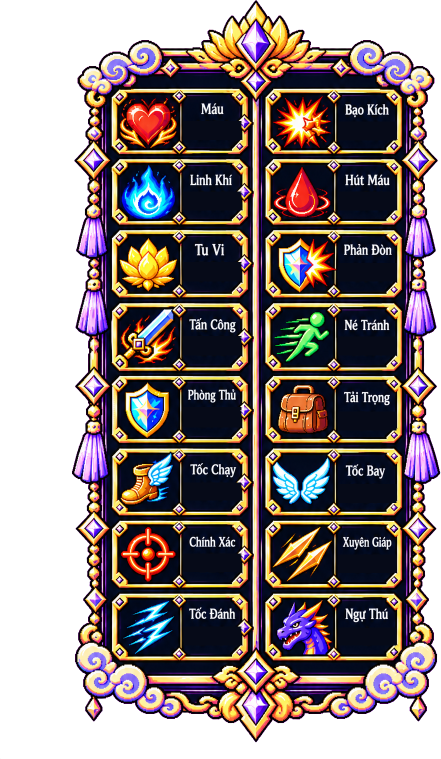
#> input picture assets/ui/frames/chi-so-day-du.png, 881 x 1518 px, found by its file name (shown at 1/2 size)
$ python stats_ui.py
#> lines starting #> are read from the running program, lines starting #| are printed output that depends on the picture
### tools/ui_slice.py
"""Tách nền và cắt tấm UI thành từng mảnh.

Dùng: python3 -I tools/ui_slice.py <ảnh nguồn> <thư mục ra> [--bg magenta|black]
- magenta: xoá nền hồng toàn ảnh, làm mềm viền và khử ám hồng ở mép.
- black: chỉ xoá vùng đen nối với mép ảnh (giữ phần tối bên trong khung).
Mỗi mảnh liền nhau thành một file PNG, nén bảng màu (giữ trong suốt), kèm manifest.json.
"""
import json
import sys
from pathlib import Path

import numpy as np
from PIL import Image
from scipy import ndimage

MIN_AREA = 150  # bỏ vụn nhỏ hơn số điểm ảnh này


def key_magenta(rgb):
    r, g, b = (rgb[..., i].astype(np.float32) for i in range(3))
    # "độ hồng": hồng thuần (250,3,252) ≈ 248; nét vẽ ≈ 0 hoặc âm
    m = np.minimum(r, b) - g
    alpha = np.clip((210 - m) / (210 - 110), 0, 1)  # m>=210 trong suốt, m<=110 đặc
    # khử ám hồng ở mép: tách màu nền ra khỏi điểm ảnh lẫn (obs = a*fg + (1-a)*nền)
    bgc = np.array([250, 3, 251], np.float32)
    a = np.maximum(alpha, 0.05)[..., None]
    fg = (rgb.astype(np.float32) - (1 - a) * bgc) / a
    out = np.where(alpha[..., None] < 1, fg, rgb.astype(np.float32))
    return out.clip(0, 255).astype(np.uint8), (alpha * 255).astype(np.uint8)


# [36 lines left out: functions key_black, slice_sheet, not called in this run]


# [5 lines that do not run on import are left out]

### tools/stats_ui.py
"""Bảng chỉ số của chủ dự án → khung dùng trong game.

Vào:  assets/ui/_source/chi-so-gon.png (thanh gọn 2 ô + ▲▼), chi-so-day-du.png (bảng đầy đủ 16 chỉ số)
Ra:   frames/chi-so-gon.png       — xoá kiếm/khiên + số trong 2 ô (game tự vẽ biểu tượng + số)
      frames/chi-so-day-du.png    — xoá số mẫu, giữ biểu tượng + tên chỉ số
      icons/cs-<id>.png           — 16 biểu tượng chỉ số (cắt từ bảng đầy đủ)
In ra toạ độ (theo ảnh đã cắt) để dán vào src/ui/stats.js.
"""
import sys

import numpy as np
from PIL import Image

sys.path.insert(0, 'tools')
from ui_slice import key_magenta  # noqa: E402

BG = (6, 10, 24)
# bảng đầy đủ: (id, cột, hàng) theo thứ tự trên ảnh
STATS = [
    ('mau', 0, 0), ('linh-khi', 0, 1), ('tu-vi', 0, 2), ('tan-cong', 0, 3),
    ('phong-thu', 0, 4), ('toc-chay', 0, 5), ('chinh-xac', 0, 6), ('toc-danh', 0, 7),
    ('bao-kich', 1, 0), ('hut-mau', 1, 1), ('phan-don', 1, 2), ('ne-tranh', 1, 3),
    ('tai-trong', 1, 4), ('toc-bay', 1, 5), ('xuyen-giap', 1, 6), ('ngu-thu', 1, 7),
]
NUM_Y = [[(264, 293), (405, 434), (546, 576), (694, 724), (836, 868), (987, 1014), (1129, 1157), (1275, 1304)],
         [(265, 294), (405, 434), (548, 576), (695, 724), (845, 874), (990, 1019), (1131, 1159), (1277, 1304)]]
TEXT_X = [(367, 483), (677, 793)]   # lòng ô chữ mỗi cột
ICON_X = [(232, 356), (542, 666)]   # ô biểu tượng mỗi cột
GON_SLOTS = [(346, 282, 657, 595), (346, 660, 658, 960)]  # lòng 2 ô thanh gọn
GON_ARROWS = [(360, 1075, 490, 1200), (359, 1243, 489, 1365)]


def cut(rgb, alpha):
    img = Image.fromarray(np.dstack([rgb, alpha]), 'RGBA')
    box = Image.fromarray(np.where(alpha > 40, 255, 0).astype(np.uint8)).getbbox()
    return img.crop(box), box


def main():
    # --- bảng đầy đủ ---
    full = np.array(Image.open('assets/ui/_source/chi-so-day-du.png').convert('RGB'))
    rgb, alpha = key_magenta(full)
    for sid, col, row in STATS:
        y0, y1 = NUM_Y[col][row]
        x0, x1 = TEXT_X[col]
        ix0, ix1 = ICON_X[col]
        iy0 = y0 - 66
        k = 13  # bỏ viền ô + ngọc góc, chỉ lấy hình biểu tượng
        Image.fromarray(full[iy0 + k:iy0 + 124 - k, ix0 + k:ix1 - k]).save(f'assets/ui/icons/cs-{sid}.png', optimize=True)
        rgb[y0 - 4:y1 + 5, x0:x1] = BG
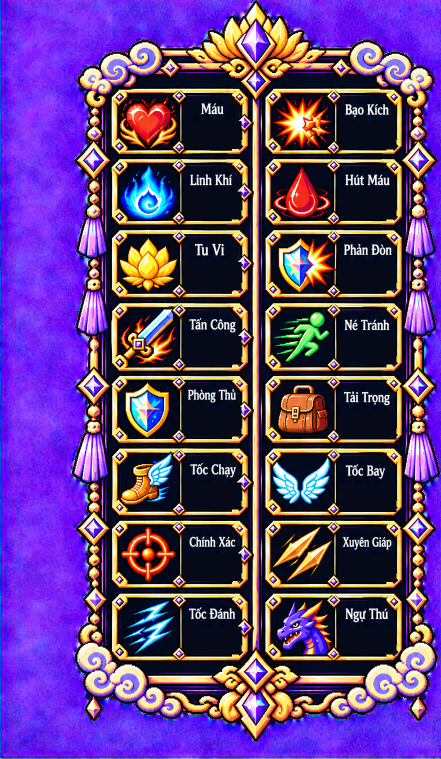
#> rgb: shape (1518, 881, 3) (shown at 1/2 size); mean R, G, B 97.9, 63.5, 125.6
    img, box = cut(rgb, alpha)
#> in cut, `box = Image.fromarray(np.where(alpha > 40, 255, 0).astype(np.uint8)).g..`: box = (0, 0, 881, 1518)
#> box = (0, 0, 881, 1518)
    img.save('assets/ui/frames/chi-so-day-du.png', optimize=True); img.save('assets/ui/frames/chi-so-day-du.webp', 'WEBP', quality=88, method=6)  # game dùng webp
    ox, oy = box[:2]
#> ox = 0; oy = 0
    print('day-du', img.size, 'so (cx, cy) theo hàng:')
#| day-du (881, 1518) so (cx, cy) theo hàng:
    for col in (0, 1):
        print('  cot', col, [((TEXT_X[col][0] + TEXT_X[col][1]) // 2 - ox, (a + b) // 2 - oy) for a, b in NUM_Y[col]])
#> this loop made 2 passes
#|   cot 0 [(425, 278), (425, 419), (425, 561), (425, 709), (425, 852), (425, 1000), (425, 1143), (425, 1289)]
#|   cot 1 [(735, 279), (735, 419), (735, 562), (735, 709), (735, 859), (735, 1004), (735, 1145), (735, 1290)]
    # --- thanh gọn ---
    gon = np.array(Image.open('assets/ui/_source/chi-so-gon.png').convert('RGB'))
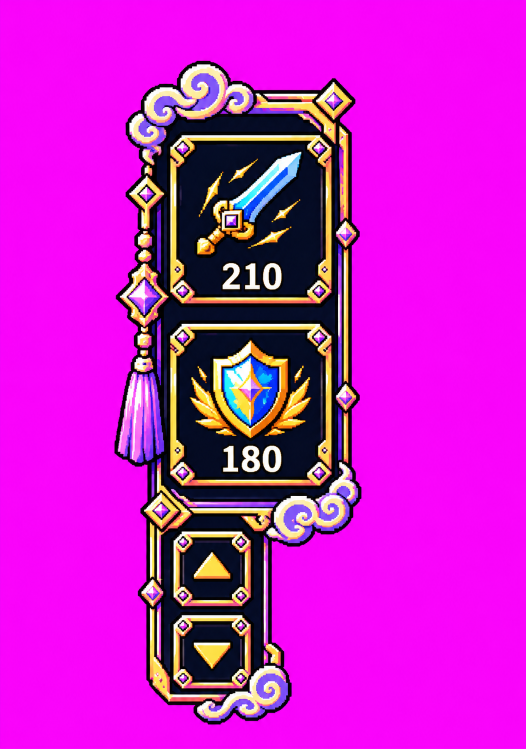
#> input picture assets/ui/_source/chi-so-gon.png, 1051 x 1497 px, found by its file name (shown at 1/2 size)
#> gon is the input picture: shape (1497, 1051, 3); mean R, G, B 201.9, 27.6, 198.5
    rgb, alpha = key_magenta(gon)
#> in key_magenta (call 2), `alpha = np.clip((210 - m) / (210 - 110), 0, 1)`:
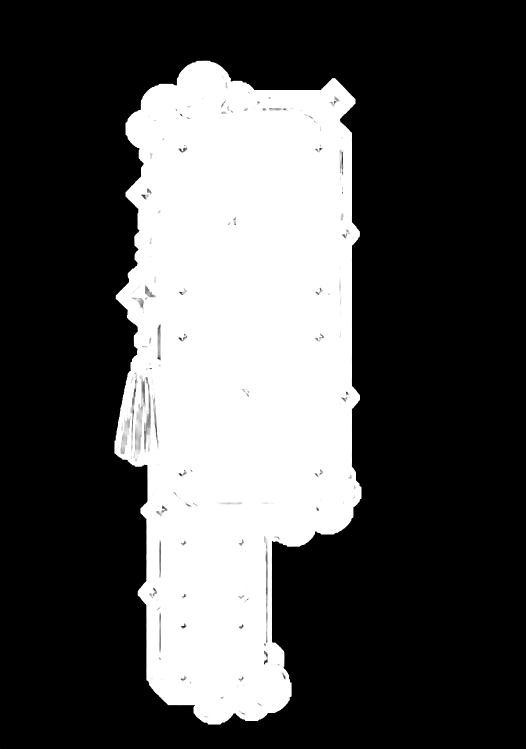
#> alpha: shape (1497, 1051) float32 (shown at 1/2 size); min 0, max 1, mean 0.311
#> in key_magenta (call 2), `fg = (rgb.astype(np.float32) - (1 - a) * bgc) / a`:
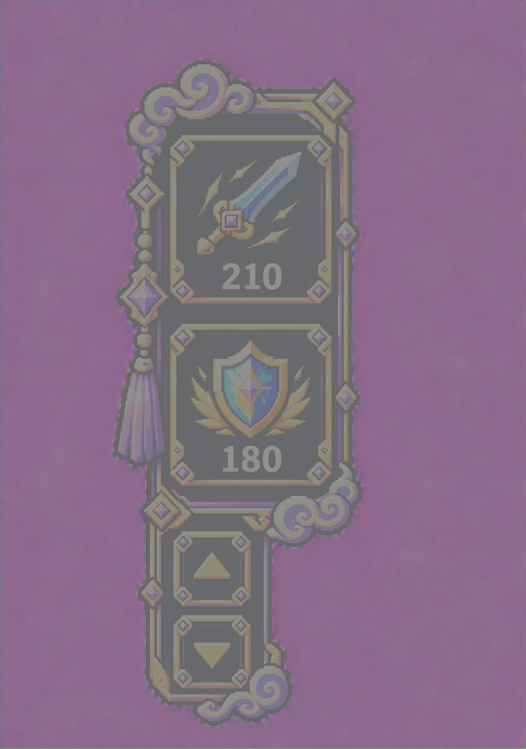
#> fg: shape (1497, 1051, 3) float32 (shown at 1/2 size); mean R, G, B 190.9, 38.4, 187.8; drawn with min black and max white
#> rgb: shape (1497, 1051, 3)
    for x0, y0, x1, y1 in GON_SLOTS:  # xoá lòng ô, chừa 4 góc có ngọc
        c = 34
        rgb[y0 + 2:y1 - 2, x0 + c:x1 - c] = BG
        rgb[y0 + c:y1 - c, x0 + 2:x1 - 2] = BG
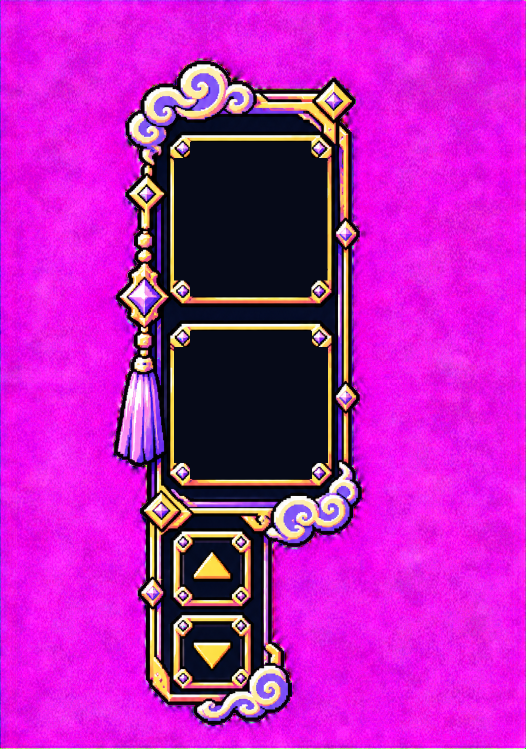
#> rgb: shape (1497, 1051, 3) (shown at 1/2 size); mean R, G, B 184, 32.1, 183.5
    img, box = cut(rgb, alpha)
#> in cut (call 2), `img = Image.fromarray(np.dstack([rgb, alpha]), 'RGBA')`:
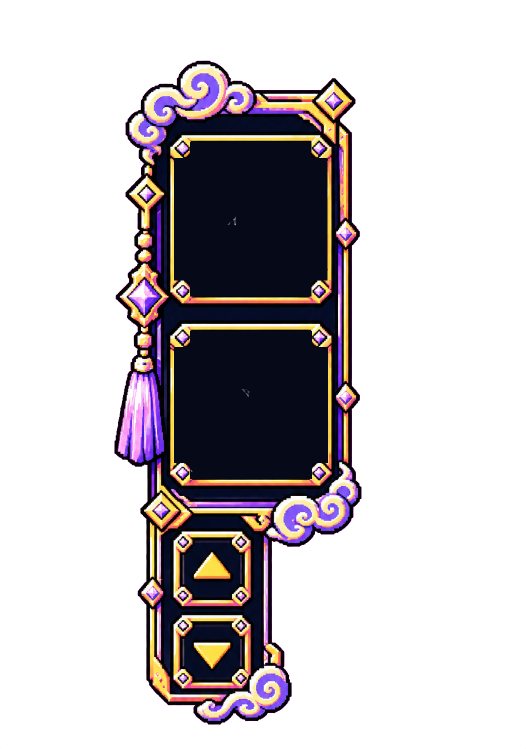
#> img: PIL image 1051x1497 RGBA (shown at 1/2 size); mean R, G, B, A 184, 32.1, 183.5, 79.4; transparent parts drawn white
#> in cut (call 2), `box = Image.fromarray(np.where(alpha > 40, 255, 0).astype(np.uint8)).g..`: box = (228, 121, 723, 1450)
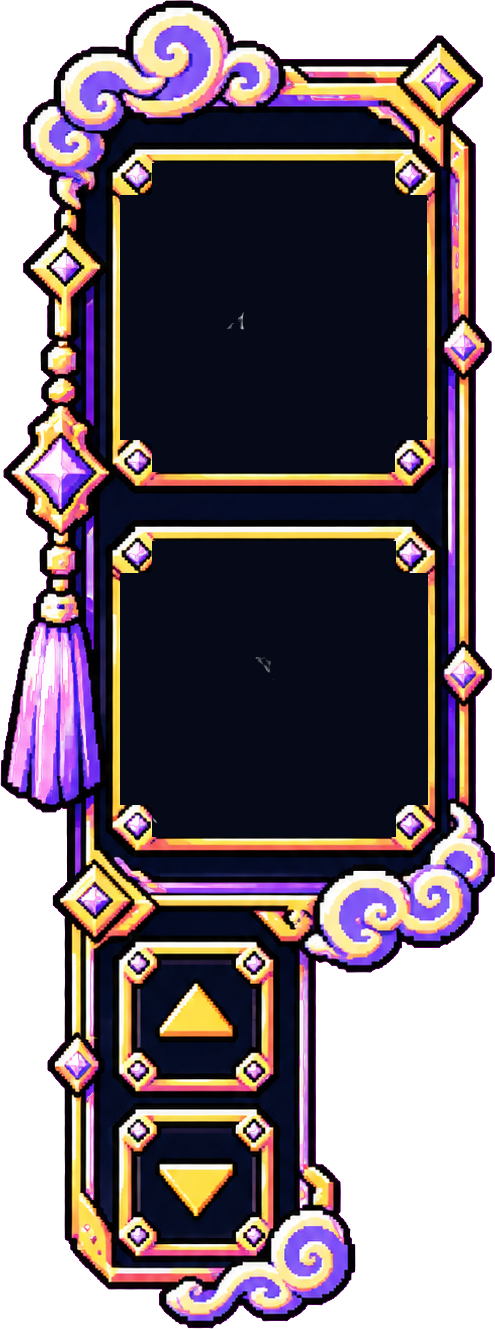
#> img: PIL image 495x1329 RGBA; mean R, G, B, A 112.7, 49.3, 109.2, 189.9; transparent parts drawn white
#> box = (228, 121, 723, 1450)
    img.save('assets/ui/frames/chi-so-gon.png', optimize=True); img.save('assets/ui/frames/chi-so-gon.webp', 'WEBP', quality=88, method=6)  # game dùng webp
    ox, oy = box[:2]
#> ox = 228; oy = 121
    print('gon', img.size, 'slots', [(a - ox, b - oy, c - a, d - b) for a, b, c, d in GON_SLOTS],
          'arrows', [(a - ox, b - oy, c - a, d - b) for a, b, c, d in GON_ARROWS])
#| gon (495, 1329) slots [(118, 161, 311, 313), (118, 539, 312, 300)] arrows [(132, 954, 130, 125), (131, 1122, 130, 122)]


if __name__ == '__main__':
    main()
